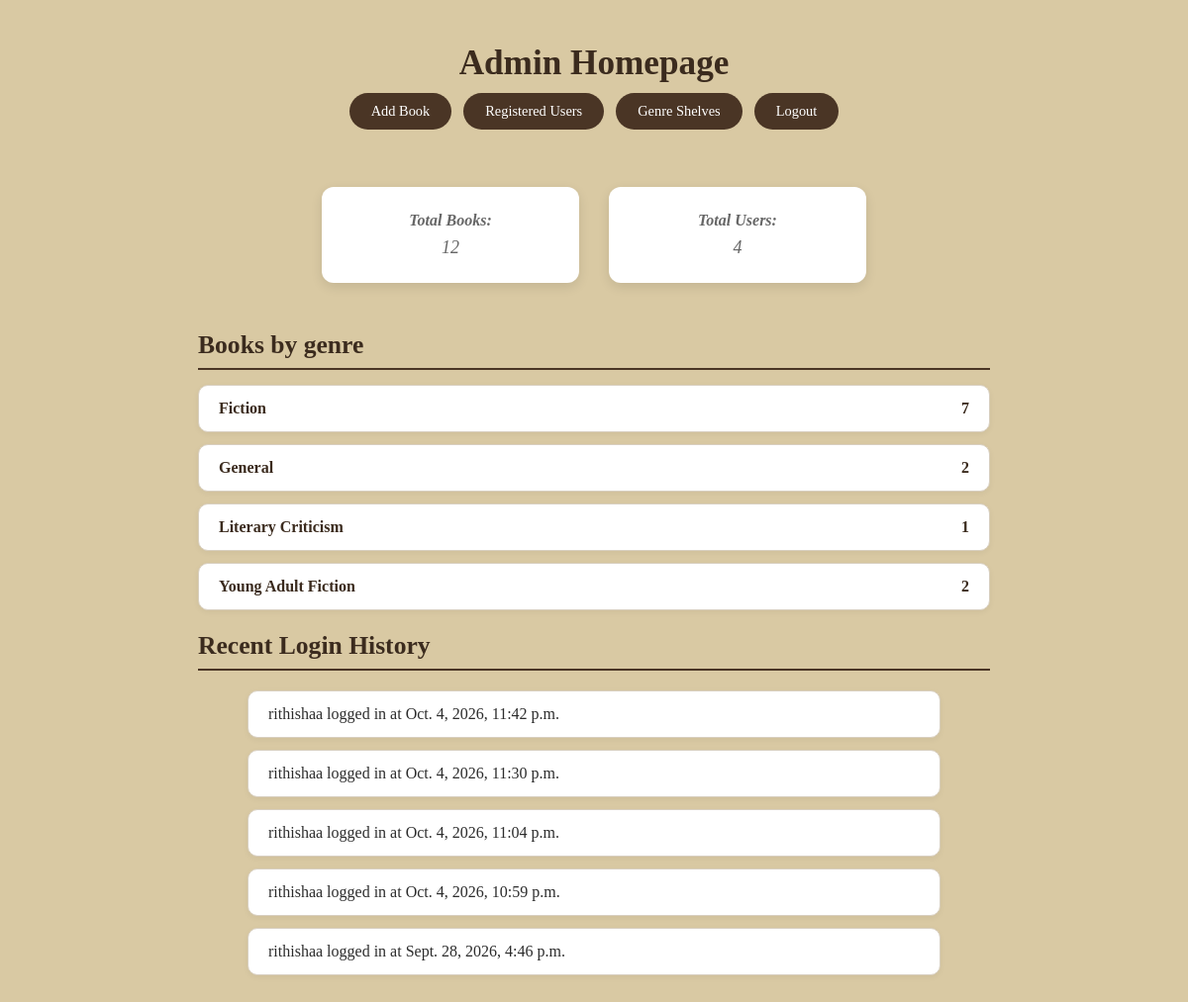
/home/ (signed in), run on an earlier commit of the app's database.
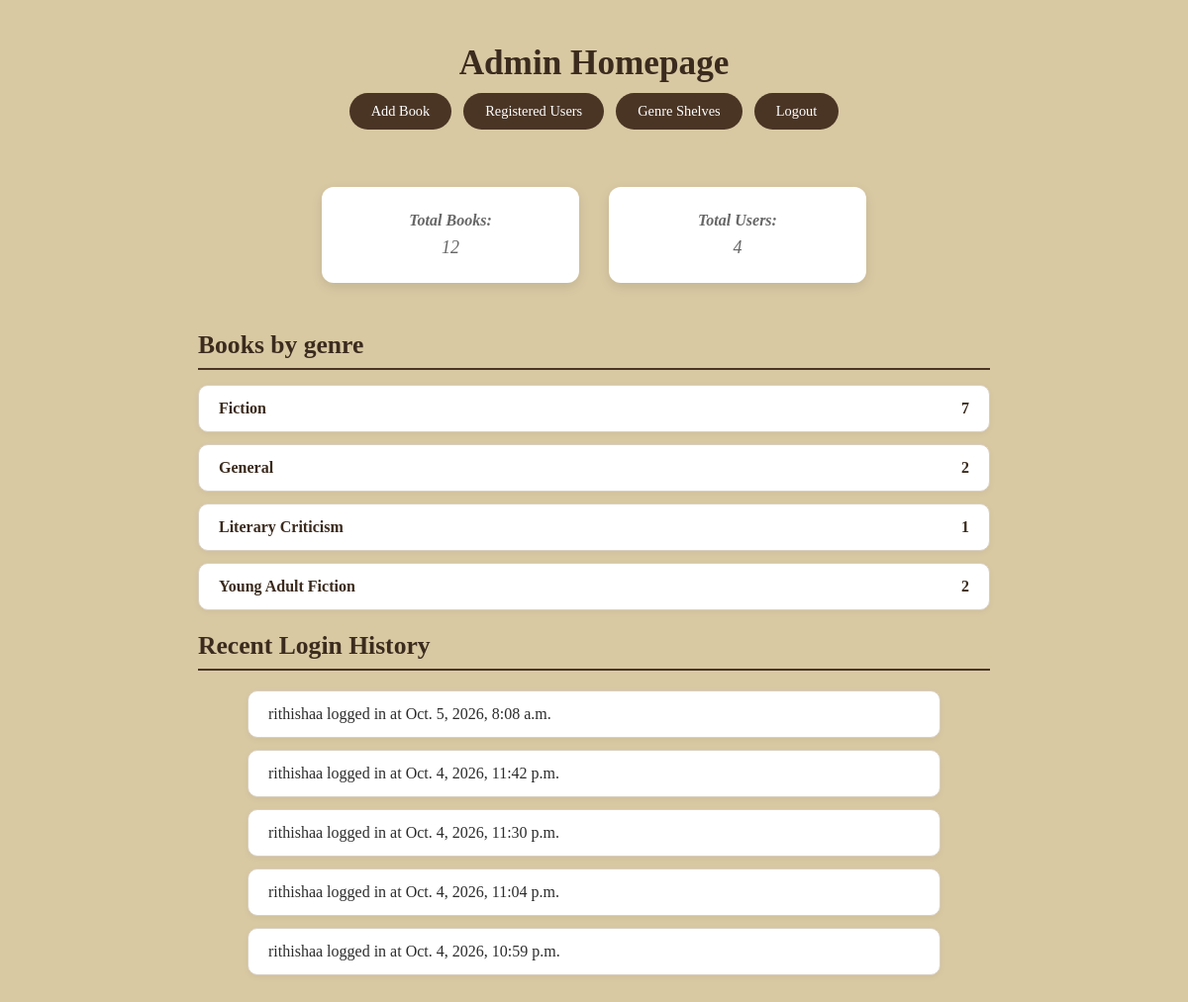
And on a later commit of the database.
### catalog/models.py (models this page shows, shortened)
class UserLoginLog(models.Model):
    user = models.ForeignKey(User, on_delete=models.CASCADE, null=True, blank=True)
    login_time = models.DateTimeField(auto_now_add=True)

### catalog/views.py (the view)
# urls.py: path('home/', views.admin_home, name='admin_home'),
def admin_home(request):
    if not request.user.is_authenticated or not request.user.is_staff:
        messages.error(request, "Unauthorized access.")
        return redirect('admin_login')
    total_books = Book.objects.count()
    total_users = User.objects.filter(is_staff=False).count()
    genre_counts = (Book.objects.exclude(genre__isnull=True).exclude(genre__exact='').values('genre').annotate(total=Count('book_id')).order_by('genre'))
    admin_login_logs = UserLoginLog.objects.filter(user__is_staff=True).order_by('-login_time')[:5] #fetching logs
    print(f"DEBUG COUNTS -> Books: {total_books}, Users: {total_users}")
    context = {
        'total_books': total_books,
        'total_users': total_users,
        'genre_counts': genre_counts,
        'login_logs': admin_login_logs,
    }
    return render(request, 'catalog/admin_home.html', context)

### catalog/templates/catalog/admin_home.html (shortened to what this page needs)
<!DOCTYPE html>
<html lang="en">
<head>
    {% load static %}
    <link rel="stylesheet" href="{% static 'catalog/style.css' %}">
</head>
<body class="book-background-plain">
<div class="admin-container">
    <h1>Admin Homepage</h1>
    <nav>
        <a href="{% url 'search_google_books' %}">
            Add Book
        </a>
        <a href="{% url 'admin_registered_users' %}">
            Registered Users
        </a>
        <a href="{% url 'admin_genre_shelves' %}">
            Genre Shelves
        </a>
        <a href="{% url 'logout' %}">
            Logout
        </a>
    </nav>
    <div class="stats-container">
        <p>
            <strong>Total Books:</strong>
            {{ total_books }}
        </p>
        <p>
            <strong>Total Users:</strong>
            {{ total_users }}
        </p>
    </div>
    <div class="genre-container">
        <h2>Books by genre</h2>
        <div class="genre-list">
            {% for genre in genre_counts %}
                <div class="genre-card">
                    <h3>{{ genre.genre }}</h3>
                    <p>{{ genre.total }}</p>
                </div>
            {% empty %}
                <p>No genres available.</p>
            {% endfor %}
        </div>
    </div>
    <h2>Recent Login History</h2>
    <ul>
        {% for log in login_logs %}
            <li>
                {{ log.user.username }}
                logged in at
                {{ log.login_time }}
            </li>
        {% empty %}
            <li>No login history found.</li>
        {% endfor %}
    </ul>
</div>
</body>
</html>

What changed in the data, as far as the page shows it:
no longer on this page (row unchanged): UserLoginLog: user.username "rithishaa", login_time "Sept. 28, 2026, 4:46 p.m."
added UserLoginLog: user.username "rithishaa", login_time "Oct. 5, 2026, 8:08 a.m."
